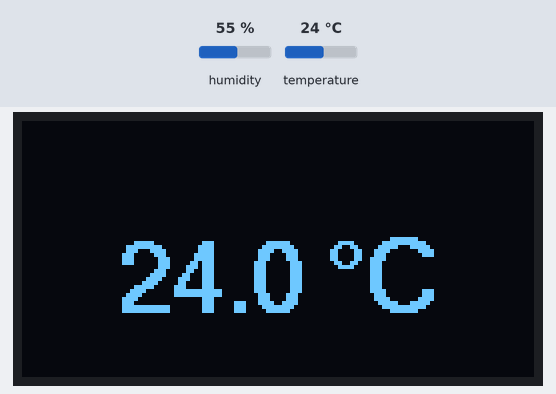
This sketch was run on a simulated Arduino Uno, built with avr-gcc and run on an emulated ATmega328P. Shown: 128×64 one-colour display. Inputs (shaded band) come from the test bench; at power-on: temperature 24 °C, humidity 55 %. What the sketch prints to the serial monitor is not drawn.

Above: at 5.8 s.
5.9 s: temperature set to 12 °C
At 8.6 s:
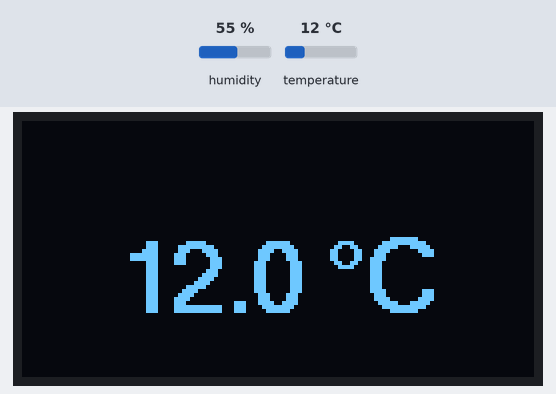
9.1 s: temperature set to 19 °C
At 10.3 s:
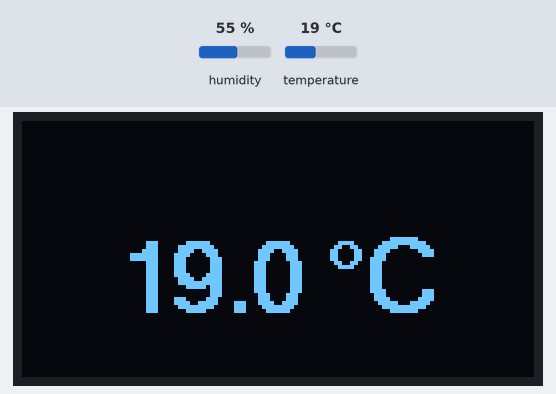
12.3 s: temperature set to 28 °C
At 14.3 s:
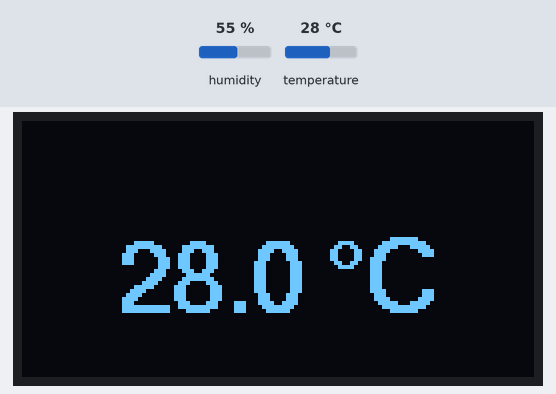
Timing chart, 0 to 15.8 s (numbered marks = the images above; inputs shaded):
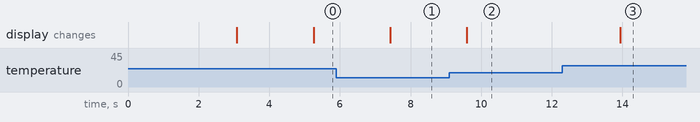

The sketch:

Heat-Control.ino
```cpp
#include <Arduino.h>
#include <U8g2lib.h>
#include <DHT.h>

#define DHTPIN 2
#define DHTTYPE DHT22

DHT dht(DHTPIN, DHTTYPE);

U8G2_SSD1306_128X64_NONAME_1_HW_I2C u8g2(U8G2_R0, U8X8_PIN_NONE);

class Button {
  public:
    int pin;
    int state;
    int pressed = 0;

    Button(int pin, int defaultState){
      this->pin = pin;
      this->state = defaultState;
      pinMode(pin, INPUT);
    }

    void update() {
      int newState = digitalRead(pin);

      this->pressed = state == LOW && newState == HIGH;
      this->state = newState;
    }
    int isPressed(){
      return this->pressed;
    }
};

Button downButton = Button(8, 0);
Button upButton = Button(13, 0);
unsigned long lastRead = 0;
unsigned long lastOnPress = 0;
float curTemp = 22;
float targetTemp = 23;
const float hysteresis = 0.5;

void setup() {
  Serial.begin(9600);
  delay(3000);  // Give serial monitor time to connect

  Serial.println(F("==================================="));
  Serial.println(F("Let's control Garance's heating!"));
  Serial.println(F("==================================="));

  u8g2.begin();
  dht.begin();
}

void loop() {
  delay(2000);

  if (millis() - lastRead >= 2000) {
    Serial.println("Temp: ");
    //float humidity = dht.readHumidity();
    float newTemp = dht.readTemperature();
    if (isnan(newTemp)) {
      Serial.println(F("Failed to read from DHT sensor!"));
      return;
    }
    Serial.print(newTemp);
    curTemp = newTemp;
    lastRead = millis();
  }

  // One hour plus 10 seconds in case boiler timer is off
  if (targetTemp < curTemp - hysteresis && (millis() - lastOnPress > 3610000 || lastOnPress == 0)) {
    pushPhysicalButton();
    lastOnPress = millis();
  } // turn off if already on
  else if (targetTemp > curTemp + hysteresis && millis() - lastOnPress < 3590000 && lastOnPress != 0) {
    pushPhysicalButton();
  }

  draw(curTemp);

}

void draw(float temp) {
  u8g2.firstPage();
  do {
    u8g2.setFont(u8g2_font_helvB18_tf);
    u8g2.setCursor(25, 48);
    u8g2.print(temp, 1);
    u8g2.print(" \xB0""C");
  } while (u8g2.nextPage());
}

void pushPhysicalButton() {
  // Need a transistor
}
```

Measured:
- after the input at 5.9 s, the display: changes after 1.5 s (image 1)
- after the input at 9.1 s, the display: changes after 0.49 s (image 2)
- after the input at 12.3 s, the display: changes after 1.6 s (image 3)
